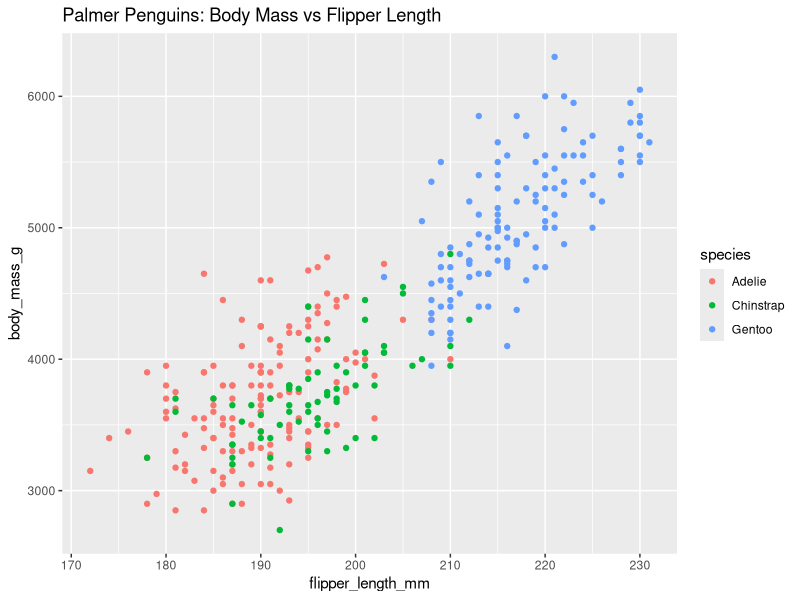
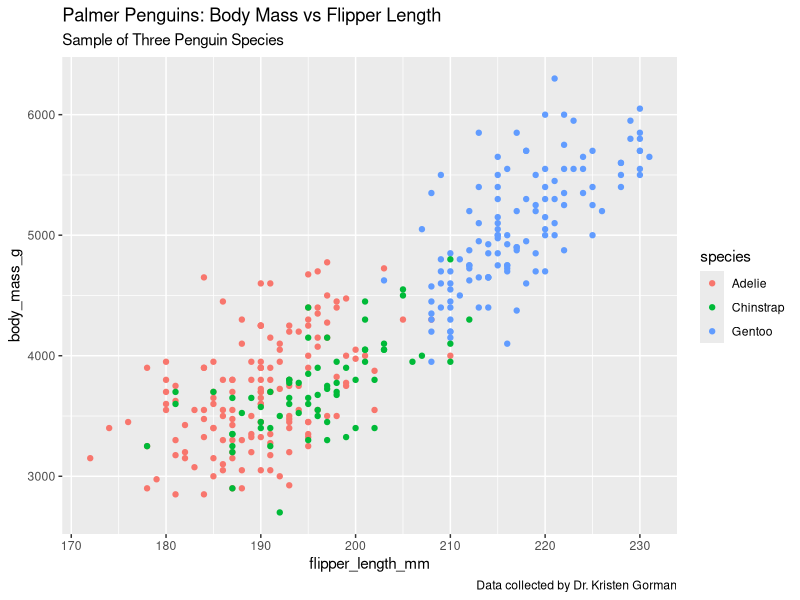
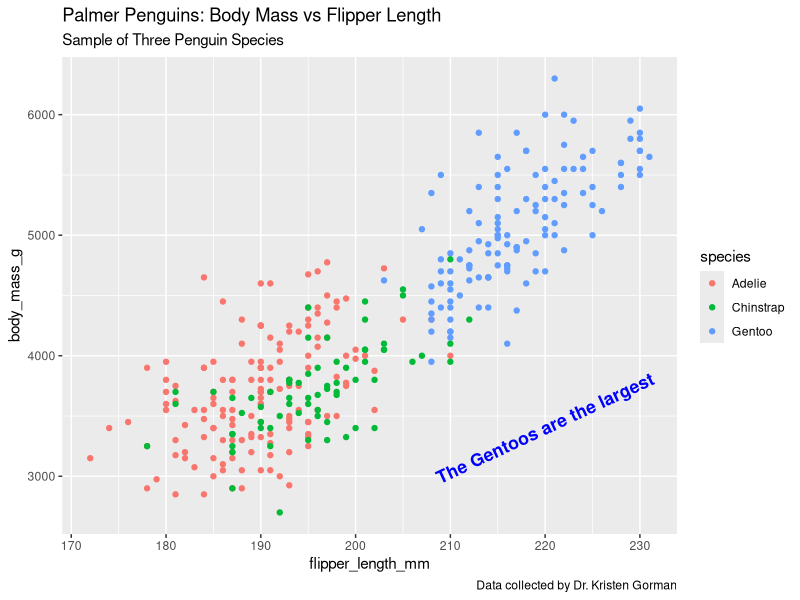
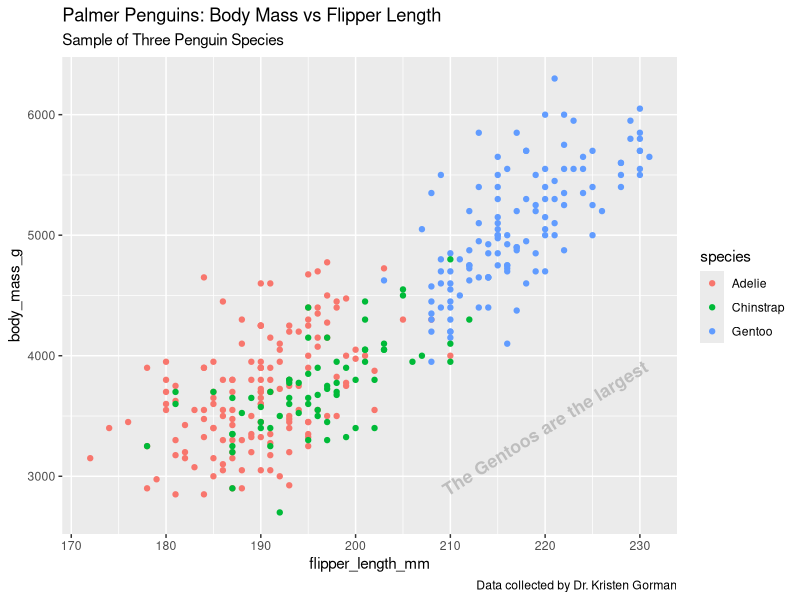

Source code (R) for these figures, in order:
install.packages("ggplot2")
install.packages("palmerpenguins")
library(ggplot2)
library(palmerpenguins)
print(penguins)

ggplot(data = penguins) + geom_point(mapping = aes(x = flipper_length_mm, y = body_mass_g, color = species)) + labs(title = "Palmer Penguins: Body Mass vs Flipper Length")

ggplot(data = penguins) + 
  geom_point(mapping = aes(x = flipper_length_mm, y = body_mass_g, color = species)) + 
  labs(title = "Palmer Penguins: Body Mass vs Flipper Length", 
       subtitle = "Sample of Three Penguin Species",
       caption = "Data collected by Dr. Kristen Gorman")

ggplot(data = penguins) + 
  geom_point(mapping = aes(x = flipper_length_mm, y = body_mass_g, color = species)) + 
  labs(title = "Palmer Penguins: Body Mass vs Flipper Length", 
       subtitle = "Sample of Three Penguin Species",
       caption = "Data collected by Dr. Kristen Gorman") +
  annotate("text", x = 220, y = 3400, label = "The Gentoos are the largest", color = "blue",
           fontface = "bold", size = 4.5, angle = 25)
           
#Use variable
peng_plot <- ggplot(data = penguins) + 
  geom_point(mapping = aes(x = flipper_length_mm, y = body_mass_g, color = species)) + 
  labs(title = "Palmer Penguins: Body Mass vs Flipper Length", 
       subtitle = "Sample of Three Penguin Species",
       caption = "Data collected by Dr. Kristen Gorman")

peng_plot + annotate("text", x = 220, y = 3400, label = "The Gentoos are the largest", color = "grey",
                       fontface = "bold", size = 4.5, angle = 32)
